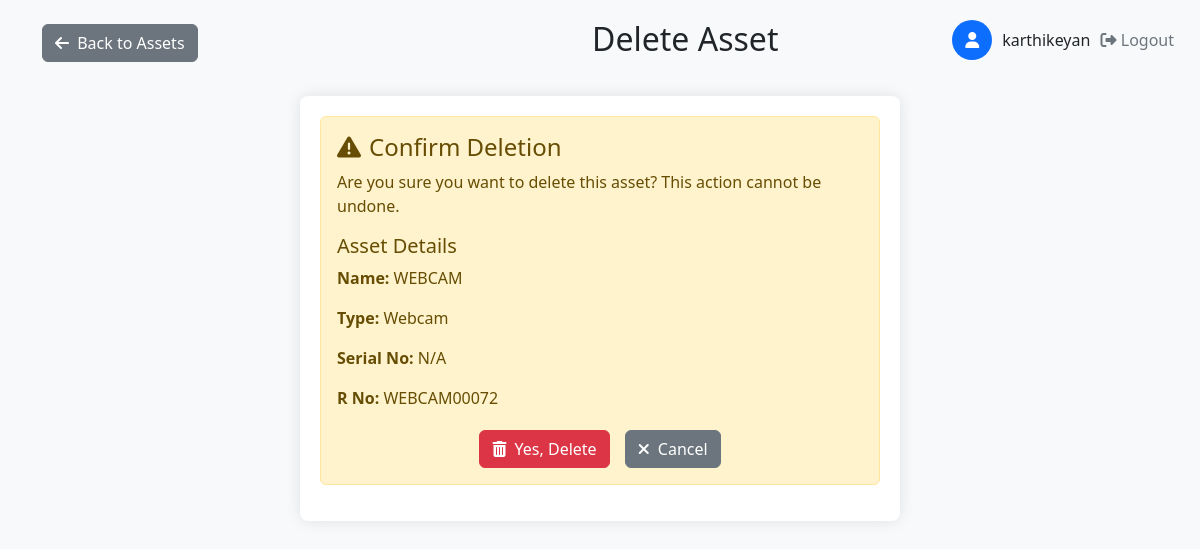
Screenshot of /del_ast.php?id=490 (signed in) with the database file from the repository.
### tables this page shows
CREATE TABLE `employee` (
  `emp_id` int(11) NOT NULL,
  `emp_code` varchar(20) DEFAULT NULL,
  `emp_name` varchar(100) DEFAULT NULL,
  `email` varchar(100) DEFAULT NULL,
  `password` varchar(255) DEFAULT NULL,
  `designation` enum('Lead','Sr SA','SA','IT_Admin','Lab_incharge','HOD','FI','User') DEFAULT NULL,
  `department` varchar(100) DEFAULT NULL,
  `status` enum('Active','Inactive') DEFAULT 'Active'
);

CREATE TABLE `asset` (
  `asset_id` int(11) NOT NULL,
  `asset_name` varchar(100) DEFAULT NULL,
  `serial_no` varchar(255) DEFAULT NULL,
  `r_no` varchar(255) DEFAULT NULL,
  `model` varchar(100) DEFAULT NULL,
  `brand` varchar(100) DEFAULT NULL,
  `type_id` int(11) DEFAULT NULL,
  `location_id` int(11) DEFAULT NULL,
  `processor` varchar(100) DEFAULT NULL,
  `processor_version` varchar(100) DEFAULT NULL,
  `ram_type` enum('DDR2','DDR3','DDR4') DEFAULT NULL,
  `ram_frequency` varchar(50) DEFAULT NULL,
  `ram_size` varchar(50) DEFAULT NULL,
  `graphics_card_available` enum('Yes','No') DEFAULT 'No',
  `graphics_card_brand` varchar(100) DEFAULT NULL,
  `graphics_card_model` varchar(100) DEFAULT NULL,
  `graphics_card_size` varchar(50) DEFAULT NULL,
  `storage_type` enum('SSD','HDD','Both') DEFAULT NULL,
  `storage_count` int(11) DEFAULT NULL,
  `purchase_date` date DEFAULT NULL,
  `warranty_expiry` date DEFAULT NULL,
  `status` enum('active','service','scrapped') DEFAULT 'active',
  `current_holder` int(11) DEFAULT NULL,
  `previous_holder` int(11) DEFAULT NULL,
  `lan_status` enum('Working','Not working') DEFAULT NULL COMMENT 'LAN connectivity status for lab assets',
  `projector_type` enum('Short Throw','Standard','Long Throw','Ultra Short Throw') DEFAULT NULL,
  `has_speaker` enum('Yes','No') DEFAULT NULL,
  `lumens` varchar(20) DEFAULT NULL,
  `resolution` varchar(20) DEFAULT NULL,
  `mount_type` enum('Short Throw','Long Throw') DEFAULT NULL,
  `logic_box_status` enum('Yes','No','Replaced','New logic box installed') DEFAULT NULL,
  `cable_type` enum('HDMI','VGA','Printer Cable','VGA CABLE','VGACABLE','VJA') DEFAULT NULL,
  `screen_type` varchar(50) DEFAULT NULL,
  `os_type` varchar(100) DEFAULT NULL,
  `os` varchar(100) DEFAULT NULL,
  `projector_remarks` text DEFAULT NULL,
  `updated_at` timestamp NOT NULL DEFAULT current_timestamp() ON UPDATE current_timestamp(),
  `printer_type` varchar(255) DEFAULT NULL,
  `connectivity` varchar(255) DEFAULT NULL,
  `paper_size` varchar(255) DEFAULT NULL
);

CREATE TABLE `asset_type` (
  `type_id` int(11) NOT NULL,
  `type_name` varchar(50) DEFAULT NULL
);

### del_ast.php (the view, shortened to what this page needs)
<?php
require_once 'config.php';
$currentUserName = "User";
$user_id = $_SESSION['user_id'];
$query = "SELECT emp_name, designation FROM employee WHERE emp_id = ?";
if ($stmt = $conn->prepare($query)) {
    $stmt->bind_param("i", $user_id);
    $stmt->execute();
    $result = $stmt->get_result();
    if ($result->num_rows > 0) {
        $user = $result->fetch_assoc();
        $currentUserName = $user['emp_name'];
    }
}
$asset_id = (int)$_GET['id'];
$asset = [];
$query = "SELECT a.*, at.type_name
          FROM asset a
          JOIN asset_type at ON a.type_id = at.type_id
          WHERE a.asset_id = ?";
if ($stmt = $conn->prepare($query)) {
    $stmt->bind_param("i", $asset_id);
    $stmt->execute();
    $result = $stmt->get_result();
    $asset = $result->fetch_assoc();
} else {
    $_SESSION['error_message'] = "Database error: " . $conn->error;
    header("Location: manage_ast.php");
    exit();
}
?>
<!DOCTYPE html>
<html lang="en">
<head>
    <link href="https://cdn.jsdelivr.net/npm/bootstrap@5.3.0/dist/css/bootstrap.min.css" rel="stylesheet">
    <link rel="stylesheet" href="https://cdnjs.cloudflare.com/ajax/libs/font-awesome/6.4.0/css/all.min.css">
</head>
<body>
    <div class="user-info">
        <div class="user-icon">
            <i class="fas fa-user"></i>
        </div>
        <div>
            <span><?php echo htmlspecialchars($currentUserName); ?></span>
            <form action="logout.php" method="post" style="display: inline;">
                <button type="submit" class="logout-btn">
                    <i class="fas fa-sign-out-alt"></i> Logout
                </button>
            </form>
        </div>
    </div>
    <div class="container">
        <div class="page-header">
            <div class="back-btn-container">
                <a href="manage_ast.php" class="btn btn-secondary">
                    <i class="fas fa-arrow-left me-1"></i> Back to Assets
                </a>
            </div>
            <h2 class="page-title">Delete Asset</h2>
        </div>
        <div class="confirmation-container">
            <div class="alert alert-warning">
                <h4><i class="fas fa-exclamation-triangle me-2"></i>Confirm Deletion</h4>
                <p>Are you sure you want to delete this asset? This action cannot be undone.</p>
                <div class="asset-details">
                    <h5>Asset Details</h5>
                    <p><strong>Name:</strong> <?= htmlspecialchars($asset['asset_name']) ?></p>
                    <p><strong>Type:</strong> <?= htmlspecialchars($asset['type_name']) ?></p>
                    <p><strong>Serial No:</strong> <?= htmlspecialchars($asset['serial_no'] ?? 'N/A') ?></p>
                    <p><strong>R No:</strong> <?= htmlspecialchars($asset['r_no'] ?? 'N/A') ?></p>
                </div>
                <form method="post">
                    <div class="confirmation-buttons">
                        <button type="submit" name="confirm" value="yes" class="btn btn-danger">
                            <i class="fas fa-trash-alt me-1"></i> Yes, Delete
                        </button>
                        <button type="submit" name="confirm" value="no" class="btn btn-secondary">
                            <i class="fas fa-times me-1"></i> Cancel
                        </button>
                    </div>
                </form>
            </div>
        </div>
    </div>
</body>
</html>

### del_ast.php (style rules this page uses)
body { background-color: #f8f9fa; padding-top: 20px; }
.confirmation-container { max-width: 600px; margin: 30px auto; padding: 20px; background: #fff; border-radius: 8px; box-shadow: 0 0 15px rgba(0,0,0,0.1); }
.user-info { position: absolute; top: 20px; right: 20px; display: flex; align-items: center; gap: 10px; }
.user-icon { width: 40px; height: 40px; background-color: #0d6efd; color: white; border-radius: 50%; display: flex; align-items: center; justify-content: center; }
.logout-btn { background: none; border: none; color: #6c757d; cursor: pointer; }
.page-header { margin-bottom: 30px; display: flex; align-items: center; }
.page-title { flex-grow: 1; text-align: center; }
.back-btn-container { margin-right: 15px; }
.asset-details { margin-bottom: 20px; }
.confirmation-buttons { display: flex; justify-content: center; gap: 15px; }

### rows the page displays
employee: emp_name "karthikeyan"
asset: asset_name "WEBCAM", type.type_name "Webcam", serial_no "N/A", r_no "WEBCAM00072"
